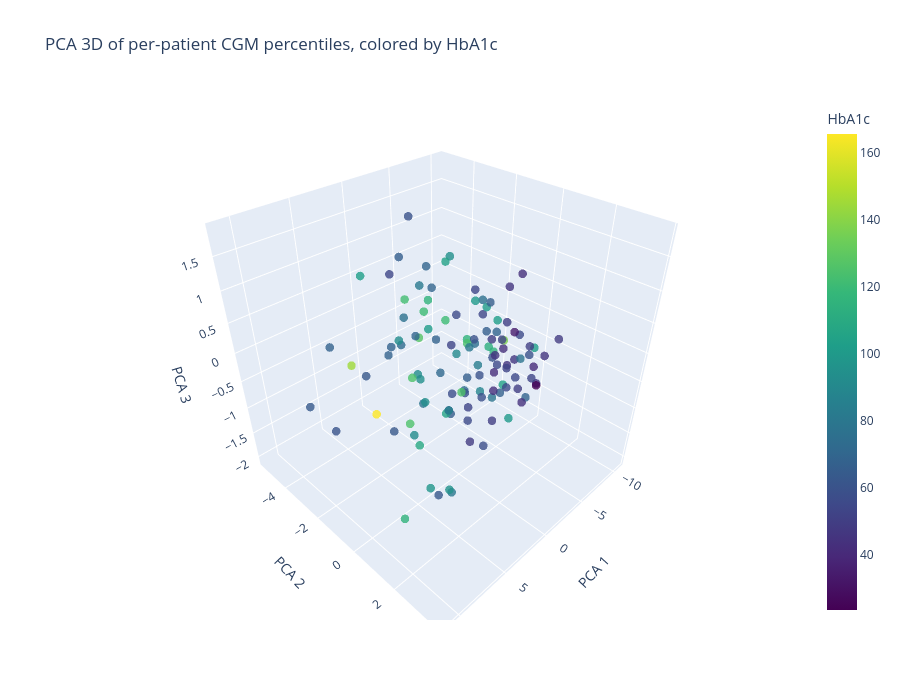

The notebook cell saved with this chart:
### Code cell
METHOD = 'pca'  # 'umap', 'pca' or 'tsne'

emb = reduce_dims(X_patient, METHOD)
label = METHOD.upper()

plot_dim_red(emb=emb, hba1c_vals=hba1c_vals, patient_ids=patient_ids, label=label)
